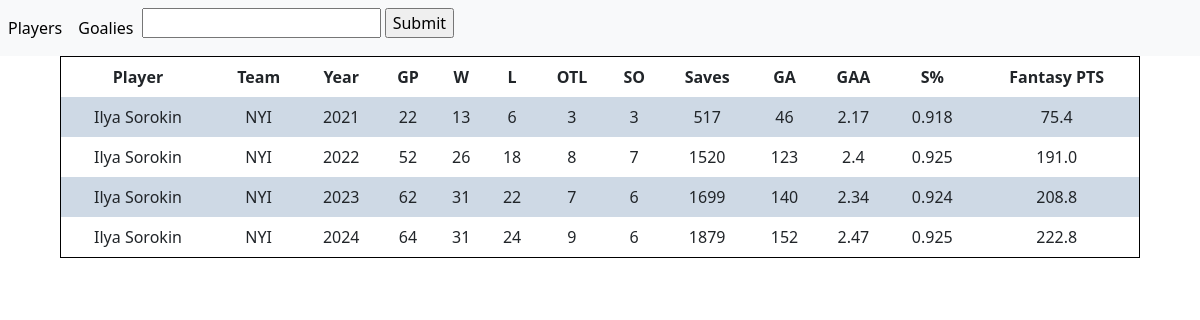
Screenshot of /goalie/8478009/ with the database file from the repository.
### fantasy/models.py (models this page shows, shortened)
class GoalieStats(models.Model):
    player = models.ForeignKey(Player, on_delete=models.CASCADE)
    season = models.ForeignKey(Season, on_delete=models.CASCADE)
    team = models.ForeignKey(Team, on_delete=models.CASCADE, null=True)
    games = models.IntegerField(default = 0)
    wins = models.IntegerField(default = 0)
    losses = models.IntegerField(default = 0)
    ot = models.IntegerField(default = 0)
    shutouts = models.IntegerField(default = 0)
    saves = models.IntegerField(default = 0)
    powerPlaySaves = models.IntegerField(default = 0)
    shortHandSaves = models.IntegerField(default = 0)
    evenSaves = models.IntegerField(default = 0)
    powerPlayShots = models.IntegerField(default = 0)
    shortHandShots = models.IntegerField(default = 0)
    evenShots = models.IntegerField(default = 0)
    savePercentage = models.FloatField(default = 0)
    goalAgainstAverage = models.FloatField(default = 0)
    ppSavePercentage = models.FloatField(default = 0)
    shSavePercentage = models.FloatField(default = 0)
    evenSavePercentage = models.FloatField(default = 0)
    shotsAgainst = models.IntegerField(default = 0)
    goalsAgainst = models.IntegerField(default = 0)
    toi = models.CharField(max_length = 12, default = "N/A")
    fantasyPoints = models.FloatField(default = 0)

class Player(models.Model):
    name = models.CharField(max_length = 50, default = "")
    team = models.ForeignKey(Team, on_delete=models.CASCADE)
    number = models.IntegerField(default = -1)
    age = models.IntegerField(default = -1)
    height = models.CharField(max_length = 3, default = "X") #In foot, inches
    weight = models.IntegerField(default = -1) #in pounds
    id_num = models.IntegerField(default = -1) #Id num for NHL api
    country = models.CharField(max_length = 20, default = "N/A")
    position = models.CharField(max_length = 20, default = "N/A")
    pos_code = models.CharField(max_length = 3, default = "X")

class Team(models.Model):
    name = models.CharField(max_length = 50, default = "")
    division = models.CharField(max_length = 50, default = "")
    conference = models.CharField(max_length = 50, default = "")
    acronym = models.CharField(max_length = 3, default = "") #3 letter abreviation
    id_num = models.IntegerField(default = -1) #Id number for NHL api

class Season(models.Model):
    year = models.IntegerField()
    current_season = models.BooleanField(default = False) #marks which season is the current season

### fantasy/views.py (the view)
# urls.py: path("goalie/<int:id_num>/", views.goalie_details, name="goalie_details"),
def goalie_details(request, id_num):
    person = Player.objects.filter(id_num=id_num)[0]
    details = GoalieStats.objects.filter(player=person)
    players = Player.objects.all()
    context = {
        "players": players,
        "player_list": details
        }
    template = loader.get_template("goalies_details.html")
    return HttpResponse(template.render(context, request))

### templates/goalies_details.html (shortened to what this page needs)
{% load static %}
<!DOCTYPE html>
<html>
<link rel="stylesheet" type="text/css" href="{% static '\css\table_style.css' %}">
<head>
  <link href="https://cdn.jsdelivr.net/npm/bootstrap@5.3.0/dist/css/bootstrap.min.css" rel="stylesheet">
</head>
<body>
{% include 'navbar.html' %}
<div id="Players" class="tabcontent">
    <table id="player_table" class="base-table">
        <tr>
            <th>Player</th>
            <th>Team</th>
            <th>Year</th>
            <th>GP</th>
            <th>W</th>
            <th>L</th>
            <th>OTL</th>
            <th>SO</th>
            <th>Saves</th>
            <th>GA</th>
            <th>GAA</th>
            <th>S%</th>
            <th>Fantasy PTS</th>
        </tr>
        {% for stat in player_list %}
            <tr onmouseenter="highlightRow(this)" onmouseleave="unhighlightRow(this)">
                <td>{{stat.player.name}}</td>
                <td>{{stat.team.acronym}}</td>
                <td>{{stat.season.year}}</td>
                <td>{{stat.games}}</td>
                <td>{{stat.wins}}</td>
                <td>{{stat.losses}}</td>
                <td>{{stat.ot}}</td>
                <td>{{stat.shutouts}}</td>
                <td>{{stat.saves}}</td>
                <td>{{stat.goalsAgainst}}</td>
                <td>{{stat.goalAgainstAverage}}</td>
                <td>{{stat.savePercentage}}</td>
                <td>{{stat.fantasyPoints}}</td>
            </tr>
        {% endfor %}
    </table>
</div>
</body>
</html>

### static/css/table_style.css (style rules this page uses)
table, th, td { border: 1px solid black; border-top: none; border-bottom: none; padding: 8px; border-collapse: collapse; text-align: center; }
tr:nth-child(even) { background-color: #FCF5E5; }
tr:nth-child(odd) { background-color: #FFFFFF; }
.base-table { width: 90%; margin: 0 auto; border: 1px solid black; border-collapse: collapse; text-align: center; }
tr:nth-child(even):not(.highlighted-row) { background-color: #CED9E5; }
tr:nth-child(odd):not(.highlighted-row) { background-color: #FFFFFF; }

### rows the page displays
GoalieStats: player.name "Ilya Sorokin", team.acronym "NYI", season.year "2021", games "22", wins "13", losses "6", ot "3", shutouts "3", saves "517", goalsAgainst "46", goalAgainstAverage "2.17", savePercentage "0.918", fantasyPoints "75.4"
GoalieStats: player.name "Ilya Sorokin", team.acronym "NYI", season.year "2022", games "52", wins "26", losses "18", ot "8", shutouts "7", saves "1520", goalsAgainst "123", goalAgainstAverage "2.4", savePercentage "0.925", fantasyPoints "191.0"
GoalieStats: player.name "Ilya Sorokin", team.acronym "NYI", season.year "2023", games "62", wins "31", losses "22", ot "7", shutouts "6", saves "1699", goalsAgainst "140", goalAgainstAverage "2.34", savePercentage "0.924", fantasyPoints "208.8"
GoalieStats: player.name "Ilya Sorokin", team.acronym "NYI", season.year "2024", games "64", wins "31", losses "24", ot "9", shutouts "6", saves "1879", goalsAgainst "152", goalAgainstAverage "2.47", savePercentage "0.925", fantasyPoints "222.8"
